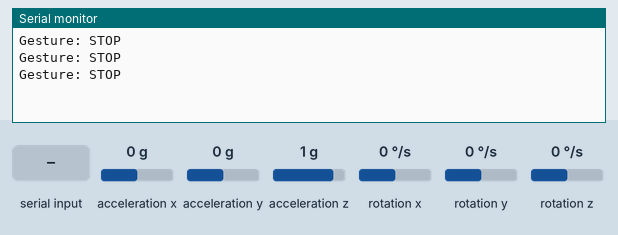
Bench run of a sketch on a simulated Arduino Uno, built with avr-gcc and run on an emulated ATmega328P. Parts: the last lines printed to the serial monitor. Inputs (shaded band) come from the test bench; at power-on: acceleration x 0 g, acceleration y 0 g, acceleration z 1 g, rotation x 0 °/s, rotation y 0 °/s, rotation z 0 °/s. No radio packets arrive unless stated.

Above: at 1.2 s.
1.3 s: acceleration x set to -1.4 g
At 1.9 s:
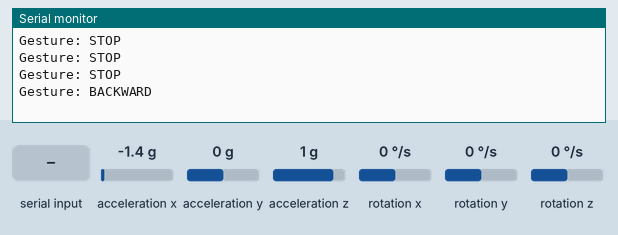
3.5 s: "1\n" received over the second serial link
5.0 s: "0\n" received over the second serial link
8.1 s: acceleration x set to 0.8 g
At 9.0 s:
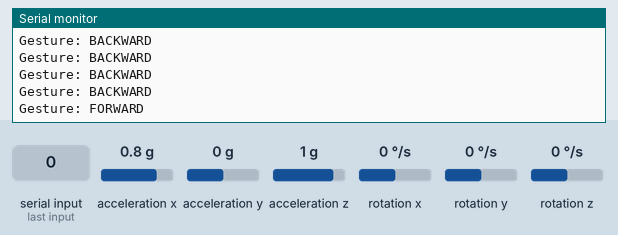

Measured:
- after the input at 1.3 s, the serial monitor: prints a new line after 0.23 s (image 1)
- after the input at 8.1 s, the serial monitor: prints a new line after 0.51 s (image 2)

The sketch:

tx_nano_7_4.ino
```cpp
#include <Wire.h>
#include <MPU6050.h>
#include <SPI.h>
#include <nRF24L01.h>
#include <RF24.h>
#include <SoftwareSerial.h>
MPU6050 mpu;
RF24 radio(9, 10); // CE, CSN
SoftwareSerial BT(3, 4); // HC-05 TX -> D3, RX -> D4
const byte address[6] = "00001";
struct Data_Packet {
  char command[10];
} data;
void setup() {
  Serial.begin(9600);
  BT.begin(9600);
  Wire.begin();
  mpu.initialize();
  radio.begin();
  radio.openWritingPipe(address);
  radio.setPALevel(RF24_PA_MIN);
  radio.stopListening();
}
void loop() {
  int16_t ax, ay, az, gx, gy, gz;
  mpu.getMotion6(&ax, &ay, &az, &gx, &gy, &gz);
  // Gesture based command
  if (ax > 10000) strcpy(data.command, "FORWARD");
  else if (ax < -10000) strcpy(data.command, "BACKWARD");
  else if (ay > 10000) strcpy(data.command, "RIGHT");
  else if (ay < -10000) strcpy(data.command, "LEFT");
  else strcpy(data.command, "STOP");
  Serial.print("Gesture: ");
  Serial.println(data.command);
  radio.write(&data, sizeof(data));
  delay(500);
  // Voice command from HC-05
  if (BT.available()) {
    String voiceCommand = BT.readStringUntil('\n');
    voiceCommand.trim();
    voiceCommand.toUpperCase();
    voiceCommand.toCharArray(data.command, 10);
    Serial.print("Voice: ");
    Serial.println(data.command);
    radio.write(&data, sizeof(data));
  }
}
```
